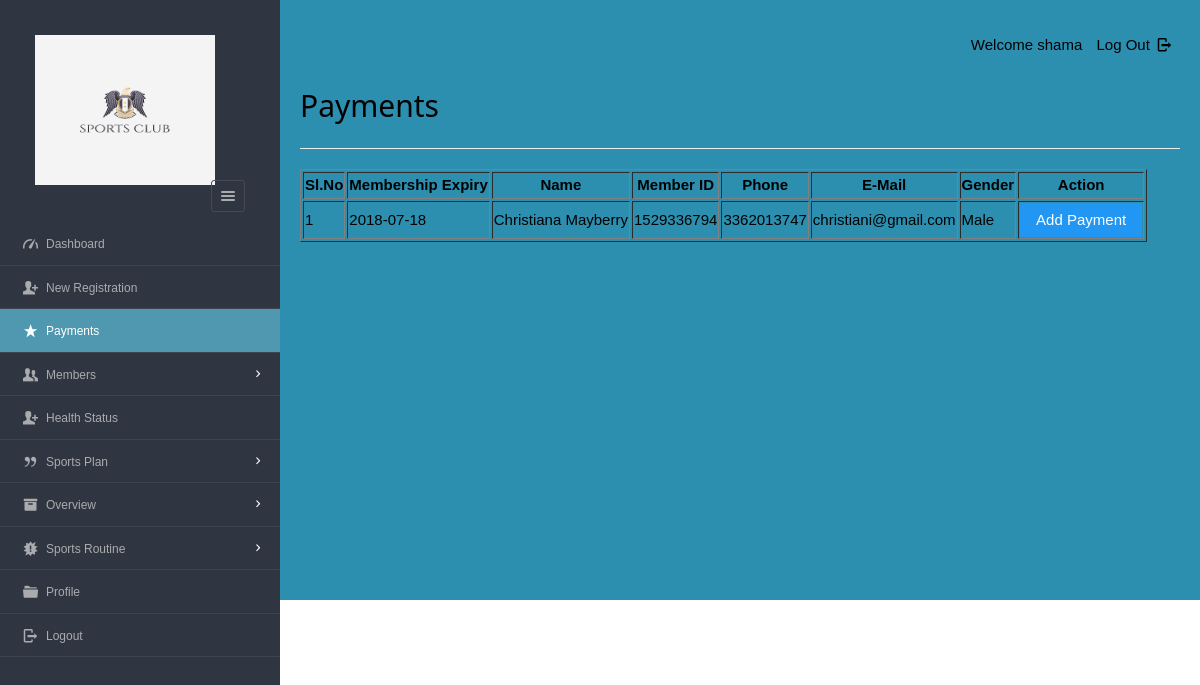
/dashboard/admin/payments.php (signed in), run on the app's committed database.
### tables this page shows
CREATE TABLE `users`(
`userid` varchar(20),
`username` varchar(40),
`gender` varchar(8),
`mobile` varchar(20),
`email` varchar(20),
`dob` varchar(10),
`joining_date` varchar(10),
PRIMARY KEY (`userid`) USING BTREE,
UNIQUE INDEX `email`(`email`) USING BTREE,
INDEX `userid`(`userid`) USING BTREE
);

CREATE TABLE `enrolls_to` (
`et_id` int(5) NOT NULL AUTO_INCREMENT,
`pid` varchar(8) ,
`uid` varchar(20),
`paid_date` varchar(15),
`expire` varchar(15),
`renewal` varchar(15),
PRIMARY KEY (`et_id`) USING BTREE,
INDEX `user_ID`(`uid`) USING BTREE,
INDEX `plan_ID_idx`(`pid`) USING BTREE
);

### dashboard/admin/payments.php (the view, shortened to what this page needs)
<?php
require '../../include/db_conn.php';
?>
<!DOCTYPE html>
<html lang="en">
<head>
    <link rel="stylesheet" href="../../css/style.css" id="style-resource-5">
    <link rel="stylesheet" href="../../css/dashMain.css">
    <link rel="stylesheet" type="text/css" href="../../css/entypo.css">
    <link href="a1style.css" type="text/css" rel="stylesheet">
</head>
<body class="page-body  page-fade" onload="collapseSidebar()">
    <div class="page-container sidebar-collapsed" id="navbarcollapse">
        <div class="sidebar-menu">
            <header class="logo-env">
                <div class="logo">
                    <a href="main.php">
                        <img src="logo1.png" alt="" width="192" height="80" />
                    </a>
                </div>
                <div class="sidebar-collapse" onclick="collapseSidebar()">
                    <a href="#"
                        class="sidebar-collapse-icon with-animation">
                        <i class="entypo-menu"></i>
                    </a>
                </div>
            </header>
            <?php include('nav.php'); ?>
        </div>
        <div class="main-content">
            <div class="row">
                <div class="col-md-6 col-sm-8 clearfix">
                </div>
                <div class="col-md-6 col-sm-4 clearfix hidden-xs">
                    <ul class="list-inline links-list pull-right">
                        <li>Welcome
                            <?php echo $_SESSION['full_name']; ?>
                        </li>
                        <li>
                            <a href="logout.php">
                                Log Out <i class="entypo-logout right"></i>
                            </a>
                        </li>
                    </ul>
                </div>
            </div>
            <h2>Payments</h2>
            <hr />
            <table class="table table-bordered datatable" id="table-1" border=1>
                <thead>
                    <tr>
                        <th>Sl.No</th>
                        <th>Membership Expiry</th>
                        <th>Name</th>
                        <th>Member ID</th>
                        <th>Phone</th>
                        <th>E-Mail</th>
                        <th>Gender</th>
                        <th>Action</th>
                    </tr>
                </thead>
                <tbody>
                    <?php
                    $query = "select * from enrolls_to where renewal='yes' ORDER BY expire";
                    $result = mysqli_query($con, $query);
                    $sno = 1;
                    if (mysqli_affected_rows($con) != 0) {
                        while ($row = mysqli_fetch_array($result, MYSQLI_ASSOC)) {
                            $uid = $row['uid'];
                            $planid = $row['pid'];
                            $query1 = "select * from users WHERE userid='$uid'";
                            $result1 = mysqli_query($con, $query1);
                            if (mysqli_affected_rows($con) == 1) {
                                while ($row1 = mysqli_fetch_array($result1, MYSQLI_ASSOC)) {
                                    echo "<tr><td>" . $sno . "</td>";
                                    echo "<td>" . $row['expire'] . "</td>";
                                    echo "<td>" . $row1['username'] . "</td>";
                                    echo "<td>" . $row1['userid'] . "</td>";
                                    echo "<td>" . $row1['mobile'] . "</td>";
                                    echo "<td>" . $row1['email'] . "</td>";
                                    echo "<td>" . $row1['gender'] . "</td>";
                                    $sno++;
                                    echo "<td><form action='make_payments.php' method='post'><input type='hidden' name='userID' value='" . $uid . "'/>
					                <input type='hidden' name='planID' value='" . $planid . "'/><input type='submit' class='a1-btn a1-blue' value='Add Payment ' class='btn btn-info'/></form></td></tr>";
                                    $uid = 0;
                                }
                            }
                        }
                    }
                    ?>
                </tbody>
            </table>
            <footer><img src="bk.png" width="100%" height="100%">
            </footer>
            <footer><img src="bk.png" width="100%" height="100%">
            </footer>
            <footer><img src="bk.png" width="100%" height="100%">
            </footer>
        </div>
</body>
</html>

### css/style.css (style rules this page uses)
html { font-size: 62.5%; font-family: sans-serif; }
div { display: block; }
body { font-family: "Noto Sans", sans-serif, "Helvetica Neue", Helvetica, Arial, sans-serif; font-size: 12px; line-height: 1.428571429; display: block; margin: 0; }
*, *:before, *:after { box-sizing: border-box; }
a { text-decoration: none; background: transparent; }
img { vertical-align: middle; }
img { border: 0; }
.logo img { width: 220px; height: 200px; }
input, button, select, textarea { font-family: inherit; font-size: inherit; line-height: inherit; }
button, input { line-height: normal; }
button, input, select, textarea { font-family: inherit; font-size: 100%; margin: 0; }
input { background-color: white; cursor: text; padding: 1px; border-width: 2px; border-style: inset; border-color: initial; border-image: initial; }
input, textarea, select, button { text-rendering: auto; color: initial; letter-spacing: normal; word-spacing: normal; text-transform: none; text-indent: 0px; text-shadow: none; display: inline-block; text-align: start; margin: 0em; font: 400 13.3333px Arial; }
button, html input[type="button"], input[type="reset"], input[type="submit"] { cursor: pointer; }
a { color: #373e4a; text-decoration: none; }
a { background: transparent; }
a { color: #373e4a; }
.page-container { position: relative; padding-left: 280px; }
.page-container .sidebar-menu { position: absolute; width: 280px; top: 0; left: 0; bottom: 0; background: #303641; color: #aaabae; z-index: 1; min-height: 796px; box-sizing: border-box; }
.page-container .sidebar-menu .logo-env { width: 100%; padding: 35px; padding-bottom: 10px; box-sizing: border-box; }
.page-container .sidebar-menu .logo-env:before, .page-container .sidebar-menu .logo-env:after { content: " "; display: table; }
.page-container .sidebar-menu .logo-env > div { display: block; vertical-align: middle; white-space: nowrap; float: left; }
.page-container .sidebar-menu .logo-env > div > a { display: inline-block; color: #aaabae; }
.page-container .sidebar-menu .logo-env > div.sidebar-collapse, .page-container .sidebar-menu .logo-env > div.sidebar-mobile-menu { position: relative; float: right; }
.page-container .sidebar-menu .logo-env > div.sidebar-collapse a, .page-container .sidebar-menu .logo-env > div.sidebar-mobile-menu a { display: inline-block; border: 1px solid #454a54; text-align: center; padding: 0; line-height: 1; font-size: 20px; font-weight: 300; padding: 5px 2px; background-clip: padding-box; border-radius: 3px; transition: all 200ms ease-in-out; }
.page-container .sidebar-menu .logo-env .logo img { width: 180px; height: 150px; }
.page-container .sidebar-menu .logo-env:after { clear: both; }
ul, ol { margin-top: 0; margin-bottom: 8.5px; }
ul, menu, dir { display: block; list-style-type: disc; }
li { display: list-item; }
i, cite, em, var, address, dfn { font-style: italic; }

### css/entypo.css (style rules this page uses)
[class^="entypo-"]:before, [class*=" entypo-"]:before { font-family: "entypo"; font-style: normal; font-weight: normal; speak: none; display: inline-block; text-decoration: inherit; width: 1em; margin-right: .2em; text-align: center; font-variant: normal; text-transform: none; line-height: 1em; margin-left: .2em; }
.entypo-menu:before { content: '\e811'; }
.entypo-logout:before { content: '\e85d'; }

### data on the page
enrolls_to: expire "2018-07-18"
users: username "Christiana Mayberry", userid "1529336794", mobile "3362013747", email "christiani@gmail.com", gender "Male"

### other printed values
$_SESSION['full_name'] "shama"
